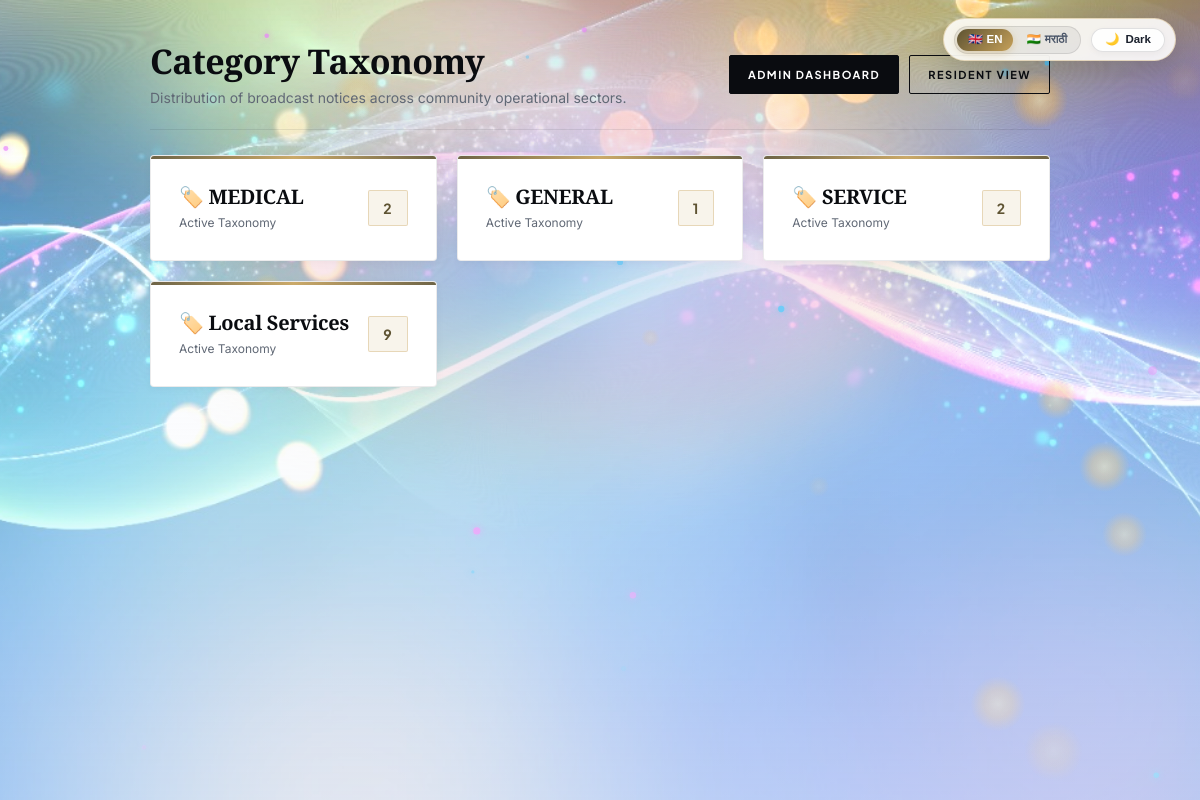
Page /admin/categories (signed in) on the committed database.
### app.py (models this page shows)
class Post(db.Model):
    id = db.Column(db.Integer, primary_key=True)
    user_id = db.Column(db.Integer, db.ForeignKey('user.id'), nullable=False)
    title = db.Column(db.String(200))
    post_type = db.Column(db.String(50), default='Request Help')
    description = db.Column(db.Text, nullable=False)
    category = db.Column(db.String(50), default='Local Services')
    service_subcategory = db.Column(db.String(100), default='plumber')
    location = db.Column(db.String(100), default='Sangamner')
    urgency = db.Column(db.String(50), default='Normal')
    intent = db.Column(db.String(20))
    extracted_entities = db.Column(db.Text)
    status = db.Column(db.String(20), default='active')
    timestamp = db.Column(db.DateTime, default=datetime.utcnow)
    user = db.relationship('User', backref='posts')

### app.py (the view)
@app.route('/admin/categories')
def admin_categories():
    if 'username' not in session:
        return redirect(url_for('login'))
    user = User.query.filter_by(username=session['username']).first()
    if not user or not user.is_admin:
        return "Access denied", 403
    categories = {}
    for post in Post.query.all():
        if post.category:
            categories[post.category] = categories.get(post.category, 0) + 1
    return render_template('admin_categories.html', categories=categories)

### templates/admin_categories.html (shortened to what this page needs)
<!DOCTYPE html>
<html lang="en">
<head>
    <link rel="stylesheet" href="{{ url_for('static', filename='style.css') }}">
</head>
<body>
    <div class="container animate-fade-up">
        <div style="display: flex; justify-content: space-between; align-items: center; border-bottom: 1px solid var(--border-color); padding-bottom: 20px; flex-wrap: wrap; gap: 15px;">
            <div>
                <h1 style="font-size: 34px; margin-bottom: 4px;">Category Taxonomy</h1>
                <p style="color: var(--muted-text); font-size: 14px;">Distribution of broadcast notices across community operational sectors.</p>
            </div>
            <div style="display: flex; gap: 10px;">
                <a href="/admin" class="btn-luxury-primary" style="padding: 10px 18px; font-size: 11px;">Admin Dashboard</a>
                <a href="/dashboard" class="btn-luxury-outline" style="padding: 10px 18px; font-size: 11px;">Resident View</a>
            </div>
        </div>
        <div style="display: grid; grid-template-columns: repeat(auto-fill, minmax(260px, 1fr)); gap: 20px;">
            {% for category, count in categories.items() %}
            <div class="luxury-card card-tilt" style="padding: 28px; display: flex; justify-content: space-between; align-items: center;">
                <div>
                    <h3 style="font-size: 20px; margin-bottom: 4px;">🏷️ {{ category }}</h3>
                    <p style="font-size: 12px; color: var(--muted-text);">Active Taxonomy</p>
                </div>
                <span class="badge-luxury badge-gold" style="font-size: 14px; padding: 6px 14px;">
                    {{ count }}
                </span>
            </div>
            {% endfor %}
        </div>
    </div>
</body>
</html>

### templates/admin_categories.html (style rules this page uses)
:root { --primary-white: #FFFFFF; --bg-cream: #EAECDD; --light-bg: #F8F9F5; --accent-gold: #5E5332; --accent-gold-light: #C5A059; --obsidian-black: #0A0C10; --muted-text: #606875; --border-color: rgba(10, 12, 16, 0.08); --transition-smooth: all 0.35s cubic-bezier(0.16, 1, 0.3, 1); }
* { margin: 0; padding: 0; box-sizing: border-box; }
body { font-family: 'Inter', sans-serif; background-color: var(--bg-cream); color: var(--obsidian-black); line-height: 1.6; padding: 40px 20px; min-height: 100vh; }
.container { max-width: 900px; margin: 0 auto; display: flex; flex-direction: column; gap: 25px; }

### rows in the picture
Post: category "MEDICAL", user "2"
Post: category "GENERAL", count "1"
Post: category "SERVICE", count "2"
Post: category "Local Services", count "9"
